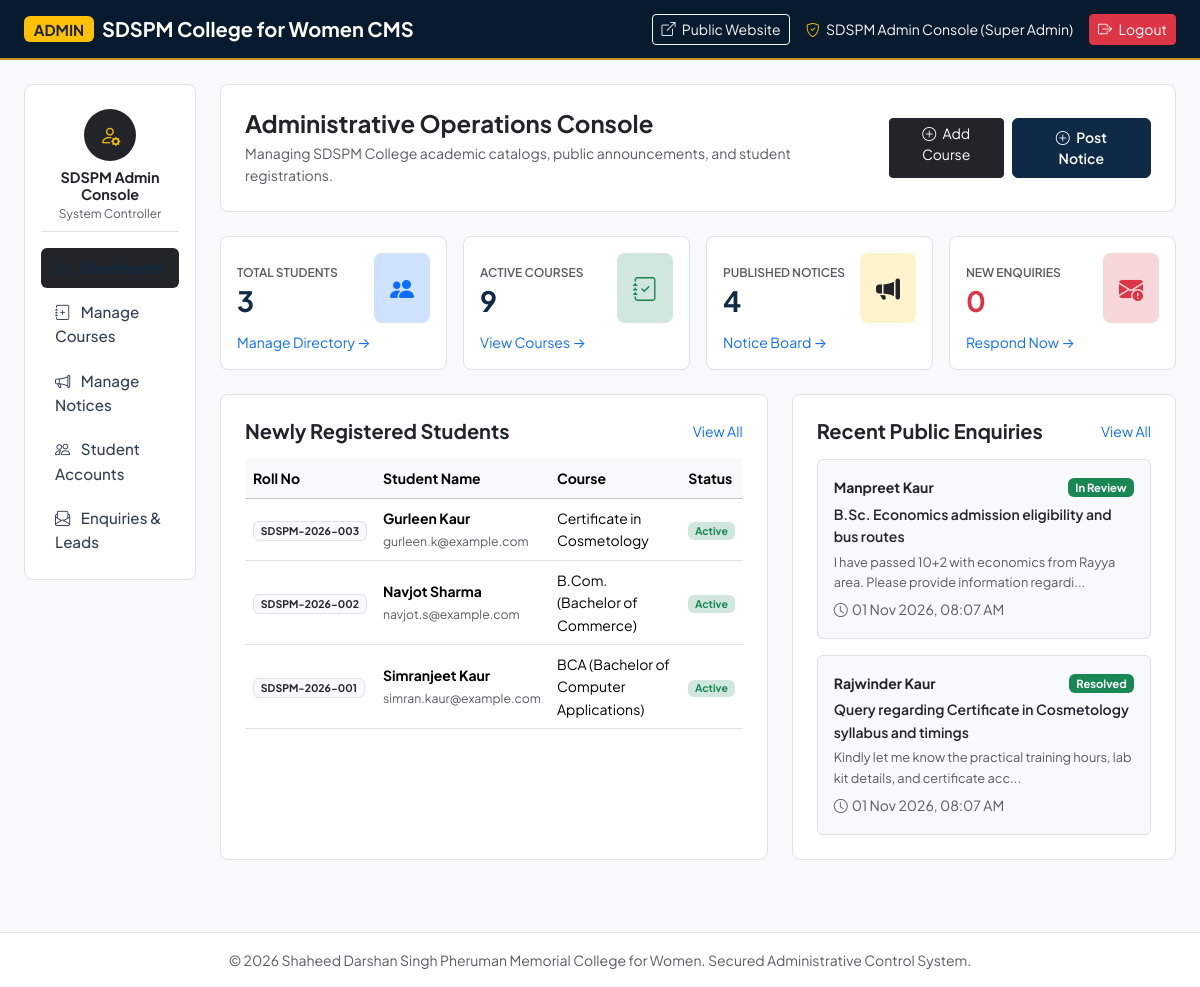
The page /admin/index.php (signed in) on the database its author committed.
### tables this page shows
CREATE TABLE IF NOT EXISTS `students` (
  `id` INT AUTO_INCREMENT PRIMARY KEY,
  `roll_no` VARCHAR(50) NOT NULL UNIQUE,
  `full_name` VARCHAR(100) NOT NULL,
  `email` VARCHAR(100) NOT NULL UNIQUE,
  `phone` VARCHAR(20) NOT NULL,
  `password` VARCHAR(255) NOT NULL,
  `course_id` INT DEFAULT NULL,
  `gender` VARCHAR(10) DEFAULT 'Female',
  `address` TEXT,
  `status` ENUM('Active', 'Pending', 'Suspended') DEFAULT 'Active',
  `created_at` TIMESTAMP DEFAULT CURRENT_TIMESTAMP,
  CONSTRAINT `fk_student_course` FOREIGN KEY (`course_id`) REFERENCES `courses` (`id`) ON DELETE SET NULL ON UPDATE CASCADE
);

CREATE TABLE IF NOT EXISTS `courses` (
  `id` INT AUTO_INCREMENT PRIMARY KEY,
  `course_name` VARCHAR(150) NOT NULL,
  `course_code` VARCHAR(30) NOT NULL UNIQUE,
  `department_id` INT,
  `duration` VARCHAR(50) NOT NULL,
  `eligibility` TEXT NOT NULL,
  `seats` INT DEFAULT 60,
  `annual_fee` DECIMAL(10,2) DEFAULT 0.00,
  `description` TEXT,
  `created_at` TIMESTAMP DEFAULT CURRENT_TIMESTAMP,
  CONSTRAINT `fk_course_department` FOREIGN KEY (`department_id`) REFERENCES `departments` (`id`) ON DELETE SET NULL ON UPDATE CASCADE
);

CREATE TABLE IF NOT EXISTS `enquiries` (
  `id` INT AUTO_INCREMENT PRIMARY KEY,
  `name` VARCHAR(100) NOT NULL,
  `email` VARCHAR(100) NOT NULL,
  `phone` VARCHAR(20) NOT NULL,
  `subject` VARCHAR(200) NOT NULL,
  `message` TEXT NOT NULL,
  `status` ENUM('New', 'In Review', 'Resolved') DEFAULT 'New',
  `admin_reply` TEXT DEFAULT NULL,
  `created_at` TIMESTAMP DEFAULT CURRENT_TIMESTAMP
);

### admin/index.php (the view)
<?php
require_once __DIR__ . '/header.php';
try {
    $totalStudents = $pdo->query("SELECT COUNT(*) FROM students")->fetchColumn();
    $totalCourses = $pdo->query("SELECT COUNT(*) FROM courses")->fetchColumn();
    $totalNotices = $pdo->query("SELECT COUNT(*) FROM notices WHERE is_active = 1")->fetchColumn();
    $pendingEnquiries = $pdo->query("SELECT COUNT(*) FROM enquiries WHERE status = 'New'")->fetchColumn();
    $sStmt = $pdo->query("SELECT s.*, c.course_name FROM students s LEFT JOIN courses c ON s.course_id = c.id ORDER BY s.id DESC LIMIT 5");
    $recentStudents = $sStmt->fetchAll();
    $eStmt = $pdo->query("SELECT * FROM enquiries ORDER BY id DESC LIMIT 5");
    $recentEnquiries = $eStmt->fetchAll();
} catch (Exception $e) {
    $totalStudents = 0;
    $totalCourses = 0;
    $totalNotices = 0;
    $pendingEnquiries = 0;
    $recentStudents = [];
    $recentEnquiries = [];
}
?>
<div class="card card-college p-4 border bg-white mb-4">
    <div class="d-flex flex-column flex-md-row justify-content-between align-items-md-center gap-3">
        <div>
            <h4 class="fw-bold text-navy mb-1">Administrative Operations Console</h4>
            <p class="text-muted small mb-0">Managing SDSPM College academic catalogs, public announcements, and student registrations.</p>
        </div>
        <div class="d-flex gap-2">
            <a href="courses.php?action=add" class="btn btn-sm btn-dark"><i class="bi bi-plus-circle me-1"></i> Add Course</a>
            <a href="notices.php?action=add" class="btn btn-sm btn-college-primary"><i class="bi bi-plus-circle me-1"></i> Post Notice</a>
        </div>
    </div>
</div>
<div class="row g-3 mb-4">
    <div class="col-md-3 col-6">
        <div class="card card-college p-3 border bg-white">
            <div class="d-flex justify-content-between align-items-center">
                <div>
                    <span class="text-muted small text-uppercase fw-semibold" style="font-size: 0.75rem;">Total Students</span>
                    <h3 class="fw-bold mb-0 text-navy"><?php echo $totalStudents; ?></h3>
                </div>
                <div class="p-3 bg-primary-subtle text-primary rounded-3 fs-4"><i class="bi bi-people-fill"></i></div>
            </div>
            <a href="students.php" class="small text-decoration-none mt-2 d-inline-block">Manage Directory &rarr;</a>
        </div>
    </div>
    <div class="col-md-3 col-6">
        <div class="card card-college p-3 border bg-white">
            <div class="d-flex justify-content-between align-items-center">
                <div>
                    <span class="text-muted small text-uppercase fw-semibold" style="font-size: 0.75rem;">Active Courses</span>
                    <h3 class="fw-bold mb-0 text-navy"><?php echo $totalCourses; ?></h3>
                </div>
                <div class="p-3 bg-success-subtle text-success rounded-3 fs-4"><i class="bi bi-journal-check"></i></div>
            </div>
            <a href="courses.php" class="small text-decoration-none mt-2 d-inline-block">View Courses &rarr;</a>
        </div>
    </div>
    <div class="col-md-3 col-6">
        <div class="card card-college p-3 border bg-white">
            <div class="d-flex justify-content-between align-items-center">
                <div>
                    <span class="text-muted small text-uppercase fw-semibold" style="font-size: 0.75rem;">Published Notices</span>
                    <h3 class="fw-bold mb-0 text-navy"><?php echo $totalNotices; ?></h3>
                </div>
                <div class="p-3 bg-warning-subtle text-dark rounded-3 fs-4"><i class="bi bi-megaphone-fill"></i></div>
            </div>
            <a href="notices.php" class="small text-decoration-none mt-2 d-inline-block">Notice Board &rarr;</a>
        </div>
    </div>
    <div class="col-md-3 col-6">
        <div class="card card-college p-3 border bg-white">
            <div class="d-flex justify-content-between align-items-center">
                <div>
                    <span class="text-muted small text-uppercase fw-semibold" style="font-size: 0.75rem;">New Enquiries</span>
                    <h3 class="fw-bold mb-0 text-danger"><?php echo $pendingEnquiries; ?></h3>
                </div>
                <div class="p-3 bg-danger-subtle text-danger rounded-3 fs-4"><i class="bi bi-envelope-exclamation-fill"></i></div>
            </div>
            <a href="enquiries.php" class="small text-decoration-none mt-2 d-inline-block">Respond Now &rarr;</a>
        </div>
    </div>
</div>
<div class="row g-4">
    <div class="col-lg-7">
        <div class="card card-college p-4 border bg-white h-100">
            <div class="d-flex justify-content-between align-items-center mb-3">
                <h5 class="fw-bold text-navy mb-0">Newly Registered Students</h5>
                <a href="students.php" class="small text-decoration-none">View All</a>
            </div>
            <div class="table-responsive">
                <table class="table table-hover align-middle small mb-0">
                    <thead class="table-light">
                        <tr>
                            <th>Roll No</th>
                            <th>Student Name</th>
                            <th>Course</th>
                            <th>Status</th>
                        </tr>
                    </thead>
                    <tbody>
                        <?php if(empty($recentStudents)): ?>
                            <tr><td colspan="4" class="text-center py-3 text-muted">No students enrolled yet.</td></tr>
                        <?php else: ?>
                            <?php foreach($recentStudents as $s): ?>
                                <tr>
                                    <td><span class="badge bg-light text-dark border"><?php echo htmlspecialchars($s['roll_no']); ?></span></td>
                                    <td>
                                        <strong><?php echo htmlspecialchars($s['full_name']); ?></strong><br>
                                        <small class="text-muted"><?php echo htmlspecialchars($s['email']); ?></small>
                                    </td>
                                    <td><?php echo htmlspecialchars($s['course_name'] ?? 'Not Assigned'); ?></td>
                                    <td><span class="badge bg-success-subtle text-success"><?php echo htmlspecialchars($s['status']); ?></span></td>
                                </tr>
                            <?php endforeach; ?>
                        <?php endif; ?>
                    </tbody>
                </table>
            </div>
        </div>
    </div>
    <div class="col-lg-5">
        <div class="card card-college p-4 border bg-white h-100">
            <div class="d-flex justify-content-between align-items-center mb-3">
                <h5 class="fw-bold text-navy mb-0">Recent Public Enquiries</h5>
                <a href="enquiries.php" class="small text-decoration-none">View All</a>
            </div>
            <div class="d-flex flex-column gap-3">
                <?php if(empty($recentEnquiries)): ?>
                    <p class="text-muted small">No enquiries received yet.</p>
                <?php else: ?>
                    <?php foreach($recentEnquiries as $enq): ?>
                        <div class="p-3 bg-light rounded-2 border">
                            <div class="d-flex justify-content-between align-items-center mb-1">
                                <strong class="small text-navy"><?php echo htmlspecialchars($enq['name']); ?></strong>
                                <span class="badge <?php echo $enq['status'] === 'New' ? 'bg-danger' : 'bg-success'; ?> small" style="font-size: 0.7rem;">
                                    <?php echo htmlspecialchars($enq['status']); ?>
                                </span>
                            </div>
                            <div class="small fw-semibold text-dark mb-1"><?php echo htmlspecialchars($enq['subject']); ?></div>
                            <p class="text-muted mb-1" style="font-size: 0.8rem;"><?php echo htmlspecialchars(substr($enq['message'], 0, 85)) . '...'; ?></p>
                            <small class="text-muted"><i class="bi bi-clock me-1"></i><?php echo date('d M Y, h:i A', strtotime($enq['created_at'])); ?></small>
                        </div>
                    <?php endforeach; ?>
                <?php endif; ?>
            </div>
        </div>
    </div>
</div>
<?php require_once __DIR__ . '/footer.php'; ?>

### assets/css/style.css (style rules this page uses)
:root { --sd-navy: #0e2a47; --sd-navy-dark: #081a2d; --sd-navy-light: #183c66; --sd-gold: #c59323; --sd-gold-light: #dfaa3b; --sd-maroon: #7a1c1d; --sd-bg-light: #f8fafc; --sd-text-dark: #1e293b; --sd-text-muted: #64748b; --sd-border: #e2e8f0; }
body { font-family: 'Plus Jakarta Sans', system-ui, -apple-system, sans-serif; color: var(--sd-text-dark); background-color: var(--sd-bg-light); line-height: 1.6; }
h1, h2, h3, .college-brand-title { font-family: 'Plus Jakarta Sans', sans-serif; font-weight: 700; letter-spacing: -0.02em; color: var(--sd-navy); }
.btn-college-primary { background-color: var(--sd-navy); color: #ffffff; border: 1px solid var(--sd-navy); font-weight: 600; padding: 8px 20px; border-radius: 6px; transition: all 0.2s ease; }
.card-college { background: #ffffff; border: 1px solid var(--sd-border); border-radius: 8px; transition: transform 0.2s ease, box-shadow 0.2s ease; overflow: hidden; }

### rows shown on the page
students: roll_no "SDSPM-2026-003", full_name "Gurleen Kaur", email "gurleen.k@example.com", course.course_name "Certificate in Cosmetology", status "Active"
students: roll_no "SDSPM-2026-002", full_name "Navjot Sharma", email "navjot.s@example.com", course.course_name "B.Com. (Bachelor of Commerce)", status "Active"
students: roll_no "SDSPM-2026-001", full_name "Simranjeet Kaur", email "simran.kaur@example.com", course.course_name "BCA (Bachelor of Computer Applications)", status "Active"
enquiries: name "Manpreet Kaur", status "In Review", subject "B.Sc. Economics admission eligibility and bus routes", message "I have passed 10+2 with economics from Rayya area. Please provide information regardi", created_at "01 Nov 2026, 08:07 AM"
enquiries: name "Rajwinder Kaur", status "Resolved", subject "Query regarding Certificate in Cosmetology syllabus and timings", message "Kindly let me know the practical training hours, lab kit details, and certificate acc", created_at "01 Nov 2026, 08:07 AM"

### other values the page prints
$adminName "SDSPM Admin Console"
$adminRole "Super Admin"
$totalStudents "3"
$totalCourses "9"
$totalNotices "4"
$pendingEnquiries "0"
COLLEGE_NAME "Shaheed Darshan Singh Pheruman Memorial College for Women"
